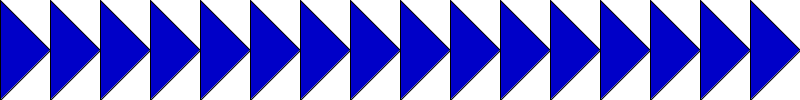
Frame 1 (no input)
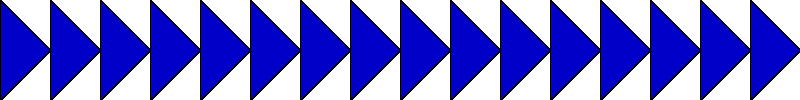
Frame 60 (the mouse pressed at the canvas centre just before this capture)
Frame 120 (the mouse held since frame 60 and released just before this capture): identical to frame 60, image omitted

The Processing sketch that drew these frames (run headless with seeded random() and noise(); from frame 60 on, the mouse is pressed at the canvas centre):

// Processing sketch: lab7a
// ── lab7a.pde
//Henry Wrede Black
//Repeating blue triangle, works with any size window
//repeat-as-long-as loop

void setup() {
  size(800, 100);
  background(255);
}
void draw() {
  for (int x = 0; x <= width-height/4; x = x + height/2) {
    fill(0, 0, 200);
    triangle(x, 0, x, height, x+height/2, height/2);
  }
}
